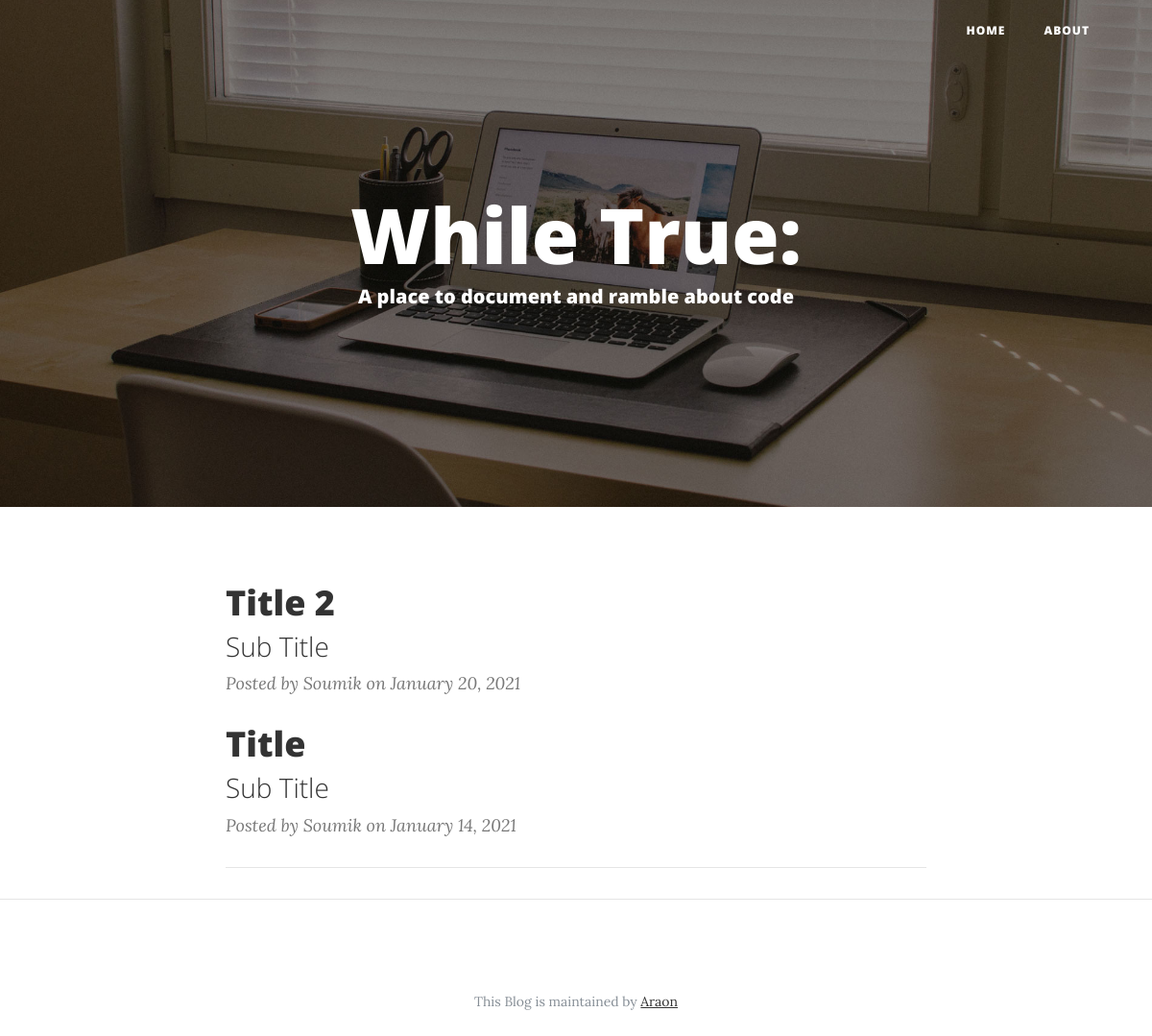
Before: /code with the older database file.
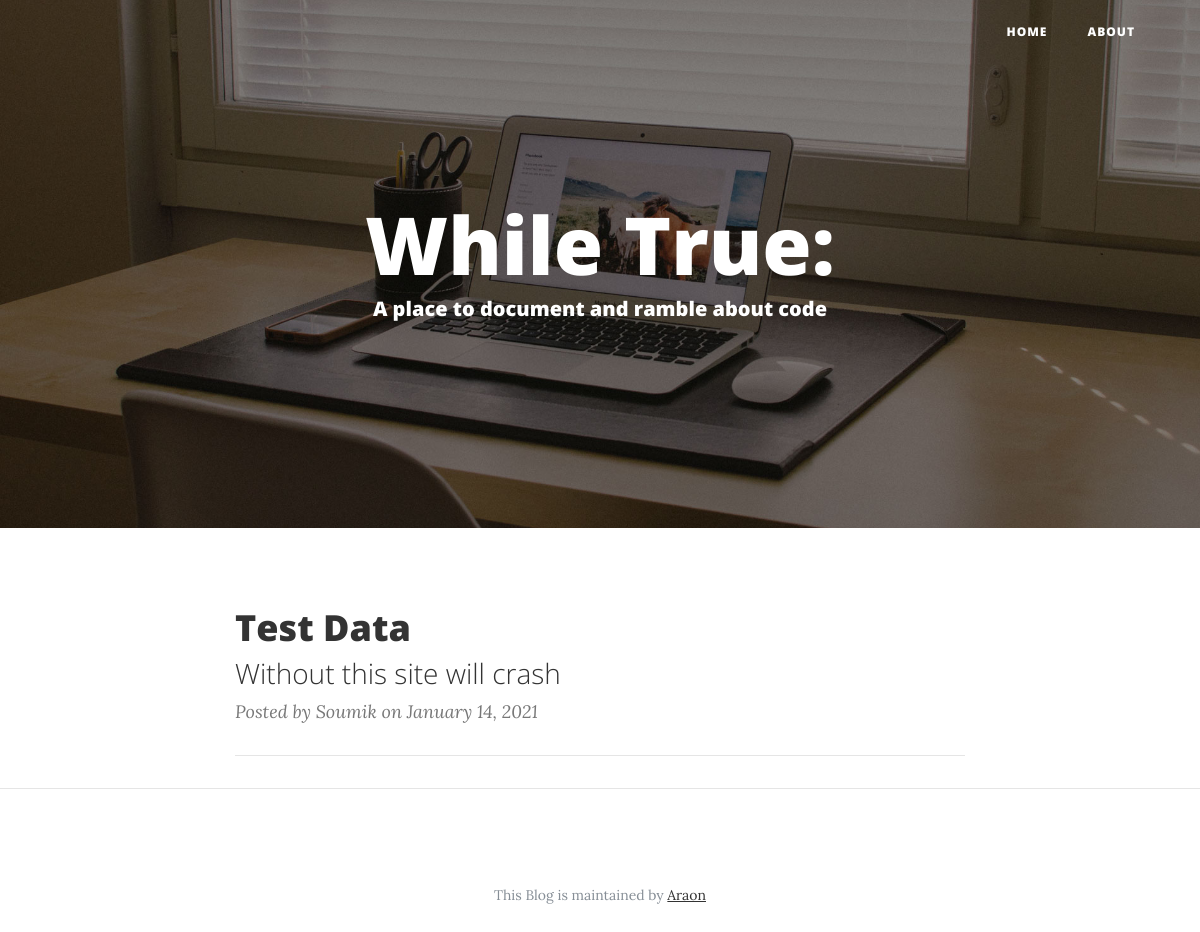
After: the same page with the newer database file.
### araon/models.py (models this page shows, shortened)
class blogPost(db.Model):
    id = db.Column(db.Integer, primary_key=True)
    title = db.Column(db.String(100), nullable=False)
    sub_title = db.Column(db.String(200), nullable=False)
    date_posted = db.Column(db.DateTime, nullable=False, default=datetime.utcnow)
    author = db.Column(db.String(100), nullable=False, default = 'System')
    content = db.Column(db.Text, nullable=False)
    header_img = db.Column(db.String(500))

### araon/code/routes.py (the view)
@code.route('/code')
def codehome():
    posts = blogPost.query.order_by(blogPost.date_posted.desc()).all()
    return render_template('index.html', posts=posts)

### araon/code/templates/index.html (shortened to what this page needs)
<!DOCTYPE html>
<html lang="en">
  <head>
    <link href="{{ url_for('code.static', filename='bootstrap.min.css') }}" rel="stylesheet">
    <link href="{{ url_for('code.static', filename='font-awesome.min.css') }}" rel="stylesheet" type="text/css">
    <link href="{{ url_for('code.static', filename='clean-blog.min.css') }}" rel="stylesheet">
  </head>
  <body>
    <nav class="navbar navbar-expand-lg navbar-light fixed-top" id="mainNav">
      <div class="container">
        <div class="collapse navbar-collapse" id="navbarResponsive">
          <ul class="navbar-nav ml-auto">
            <li class="nav-item">
              <a class="nav-link" href="/code">Home</a>
            </li>
            <li class="nav-item">
              <a class="nav-link" href="/code/about">About</a>
            </li>
          </ul>
        </div>
      </div>
    </nav>
    <header class="masthead" style="background-image: url('{{ url_for('code.static', filename='home-bg.jpg') }}')">
      <div class="container">
        <div class="row">
          <div class="col-lg-8 col-md-10 mx-auto">
            <div class="page-heading">
              <h1>While True:</h1>
              <span class="subheading"><h5> A place to document and ramble about code</h5></span>
            </div>
          </div>
        </div>
      </div>
    </header>
    <div class="container">
      <div class="row">
        <div class="col-lg-8 col-md-10 mx-auto">
        {% for post in posts %}
          <div class="post-preview">
            <a href="{{ url_for('code.post', post_id=post.id) }}">
              <h2 class="post-title">
                {{ post.title }}
              </h2>
              <h3 class="post-subtitle">
                {{ post.sub_title }}
              </h3>
            </a>
            <p class="post-meta">Posted by {{ post.author }} on {{ post.date_posted.strftime('%B %d, %Y') }}</p>
          </div>
          {% endfor %}
          <hr>
        </div>
      </div>
    </div>
    <hr>
    <footer>
      <div class="container">
        <div class="row">
          <div class="col-lg-8 col-md-10 mx-auto">
            <p class="copyright text-muted">This Blog is maintained by <a href="https://github.com/Araon">Araon</a></p>
          </div>
        </div>
      </div>
    </footer>
  </body>
</html>

Changed rows visible on the page:
removed blogPost: title "Title 2", sub_title "Sub Title", author "Soumik", date_posted "January 20, 2021"
changed blogPost "Soumik": title "Title" → "Test Data"; sub_title "Sub Title" → "Without this site will crash"
